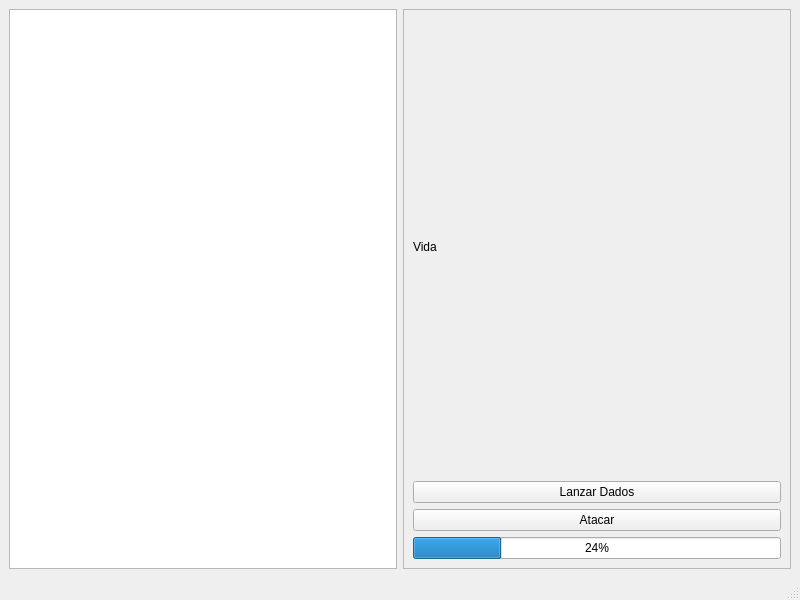
<?xml version="1.0" encoding="UTF-8"?>
<ui version="4.0">
 <class>mainWindow</class>
 <widget class="QMainWindow" name="mainWindow">
  <property name="geometry">
   <rect>
    <x>0</x>
    <y>0</y>
    <width>800</width>
    <height>600</height>
   </rect>
  </property>
  <property name="windowTitle">
   <string>MainWindow</string>
  </property>
  <widget class="QWidget" name="centralwidget">
   <layout class="QHBoxLayout" name="horizontalLayout">
    <item>
     <widget class="QGraphicsView" name="mapaCalabozo"/>
    </item>
    <item>
     <widget class="QFrame" name="panelInformacion_2">
      <property name="frameShape">
       <enum>QFrame::Shape::StyledPanel</enum>
      </property>
      <property name="frameShadow">
       <enum>QFrame::Shadow::Raised</enum>
      </property>
      <layout class="QVBoxLayout" name="verticalLayout">
       <item>
        <widget class="QLabel" name="lblVida">
         <property name="text">
          <string>Vida</string>
         </property>
        </widget>
       </item>
       <item>
        <widget class="QPushButton" name="btnLanzarDados">
         <property name="text">
          <string>Lanzar Dados</string>
         </property>
        </widget>
       </item>
       <item>
        <widget class="QPushButton" name="btnAtacar">
         <property name="text">
          <string>Atacar</string>
         </property>
        </widget>
       </item>
       <item>
        <widget class="QProgressBar" name="barraVida">
         <property name="value">
          <number>24</number>
         </property>
        </widget>
       </item>
      </layout>
     </widget>
    </item>
   </layout>
  </widget>
  <widget class="QMenuBar" name="menubar">
   <property name="geometry">
    <rect>
     <x>0</x>
     <y>0</y>
     <width>800</width>
     <height>25</height>
    </rect>
   </property>
  </widget>
  <widget class="QStatusBar" name="statusbar"/>
 </widget>
 <resources/>
 <connections/>
</ui>
